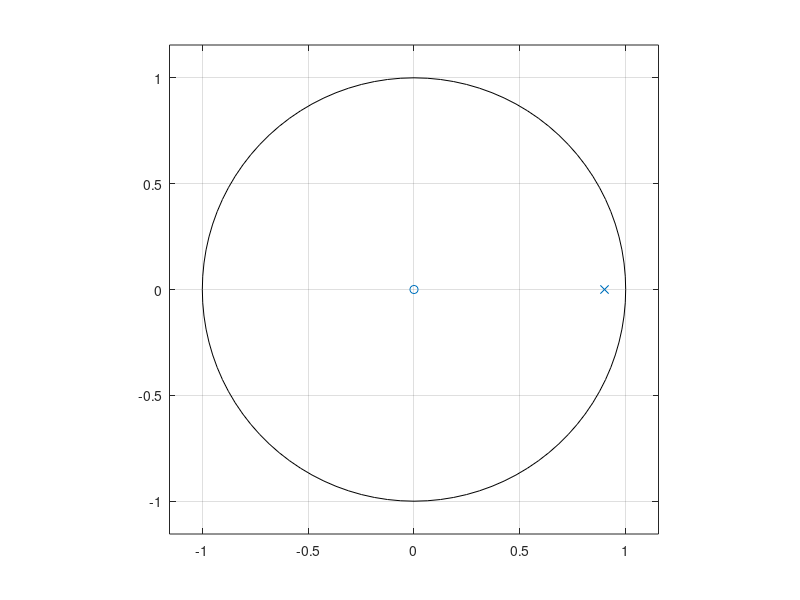

The MATLAB script that drew this image:
% chap2_stability, p 56 Blandford
% EECE 4510 / 5510 - Marquette University
% Fred J. Frigo
% Sep - 2021
% 
% y[n] = 0.9y[n-1] + 0.1x[n]
 
num = [0.1   0.0];
den = [1.0  -0.9];
 
figure();
zplane( num, den);  % If poles inside unit circle, system is stable.
